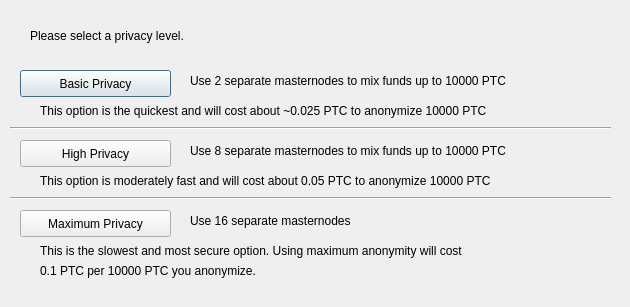
<?xml version="1.0" encoding="UTF-8"?>
<ui version="4.0">
 <class>DarksendConfig</class>
 <widget class="QDialog" name="DarksendConfig">
  <property name="geometry">
   <rect>
    <x>0</x>
    <y>0</y>
    <width>630</width>
    <height>307</height>
   </rect>
  </property>
  <property name="windowTitle">
   <string>Configure Darksend</string>
  </property>
  <widget class="QPushButton" name="buttonBasic">
   <property name="geometry">
    <rect>
     <x>20</x>
     <y>70</y>
     <width>151</width>
     <height>27</height>
    </rect>
   </property>
   <property name="text">
    <string>Basic Privacy</string>
   </property>
  </widget>
  <widget class="QPushButton" name="buttonHigh">
   <property name="geometry">
    <rect>
     <x>20</x>
     <y>140</y>
     <width>151</width>
     <height>27</height>
    </rect>
   </property>
   <property name="text">
    <string>High Privacy</string>
   </property>
  </widget>
  <widget class="QPushButton" name="buttonMax">
   <property name="geometry">
    <rect>
     <x>20</x>
     <y>210</y>
     <width>151</width>
     <height>27</height>
    </rect>
   </property>
   <property name="text">
    <string>Maximum Privacy</string>
   </property>
  </widget>
  <widget class="QLabel" name="label">
   <property name="geometry">
    <rect>
     <x>30</x>
     <y>20</y>
     <width>571</width>
     <height>31</height>
    </rect>
   </property>
   <property name="text">
    <string>Please select a privacy level.</string>
   </property>
  </widget>
  <widget class="QLabel" name="label_2">
   <property name="geometry">
    <rect>
     <x>190</x>
     <y>70</y>
     <width>421</width>
     <height>21</height>
    </rect>
   </property>
   <property name="text">
    <string>Use 2 separate masternodes to mix funds up to 10000 PTC</string>
   </property>
  </widget>
  <widget class="QLabel" name="label_3">
   <property name="geometry">
    <rect>
     <x>190</x>
     <y>140</y>
     <width>411</width>
     <height>21</height>
    </rect>
   </property>
   <property name="text">
    <string>Use 8 separate masternodes to mix funds up to 10000 PTC</string>
   </property>
  </widget>
  <widget class="QLabel" name="label_4">
   <property name="geometry">
    <rect>
     <x>190</x>
     <y>210</y>
     <width>421</width>
     <height>21</height>
    </rect>
   </property>
   <property name="text">
    <string>Use 16 separate masternodes</string>
   </property>
  </widget>
  <widget class="QLabel" name="label_6">
   <property name="geometry">
    <rect>
     <x>40</x>
     <y>100</y>
     <width>561</width>
     <height>21</height>
    </rect>
   </property>
   <property name="text">
    <string>This option is the quickest and will cost about ~0.025 PTC to anonymize 10000 PTC</string>
   </property>
  </widget>
  <widget class="QLabel" name="label_7">
   <property name="geometry">
    <rect>
     <x>40</x>
     <y>170</y>
     <width>561</width>
     <height>21</height>
    </rect>
   </property>
   <property name="text">
    <string>This option is moderately fast and will cost about 0.05 PTC to anonymize 10000 PTC</string>
   </property>
  </widget>
  <widget class="QLabel" name="label_8">
   <property name="geometry">
    <rect>
     <x>40</x>
     <y>240</y>
     <width>561</width>
     <height>21</height>
    </rect>
   </property>
   <property name="text">
    <string>This is the slowest and most secure option. Using maximum anonymity will cost</string>
   </property>
  </widget>
  <widget class="QLabel" name="label_9">
   <property name="geometry">
    <rect>
     <x>40</x>
     <y>260</y>
     <width>561</width>
     <height>21</height>
    </rect>
   </property>
   <property name="text">
    <string>0.1 PTC per 10000 PTC you anonymize.</string>
   </property>
  </widget>
  <widget class="Line" name="line">
   <property name="geometry">
    <rect>
     <x>10</x>
     <y>120</y>
     <width>601</width>
     <height>16</height>
    </rect>
   </property>
   <property name="orientation">
    <enum>Qt::Horizontal</enum>
   </property>
  </widget>
  <widget class="Line" name="line_2">
   <property name="geometry">
    <rect>
     <x>10</x>
     <y>190</y>
     <width>601</width>
     <height>16</height>
    </rect>
   </property>
   <property name="orientation">
    <enum>Qt::Horizontal</enum>
   </property>
  </widget>
 </widget>
 <resources/>
 <connections/>
</ui>
